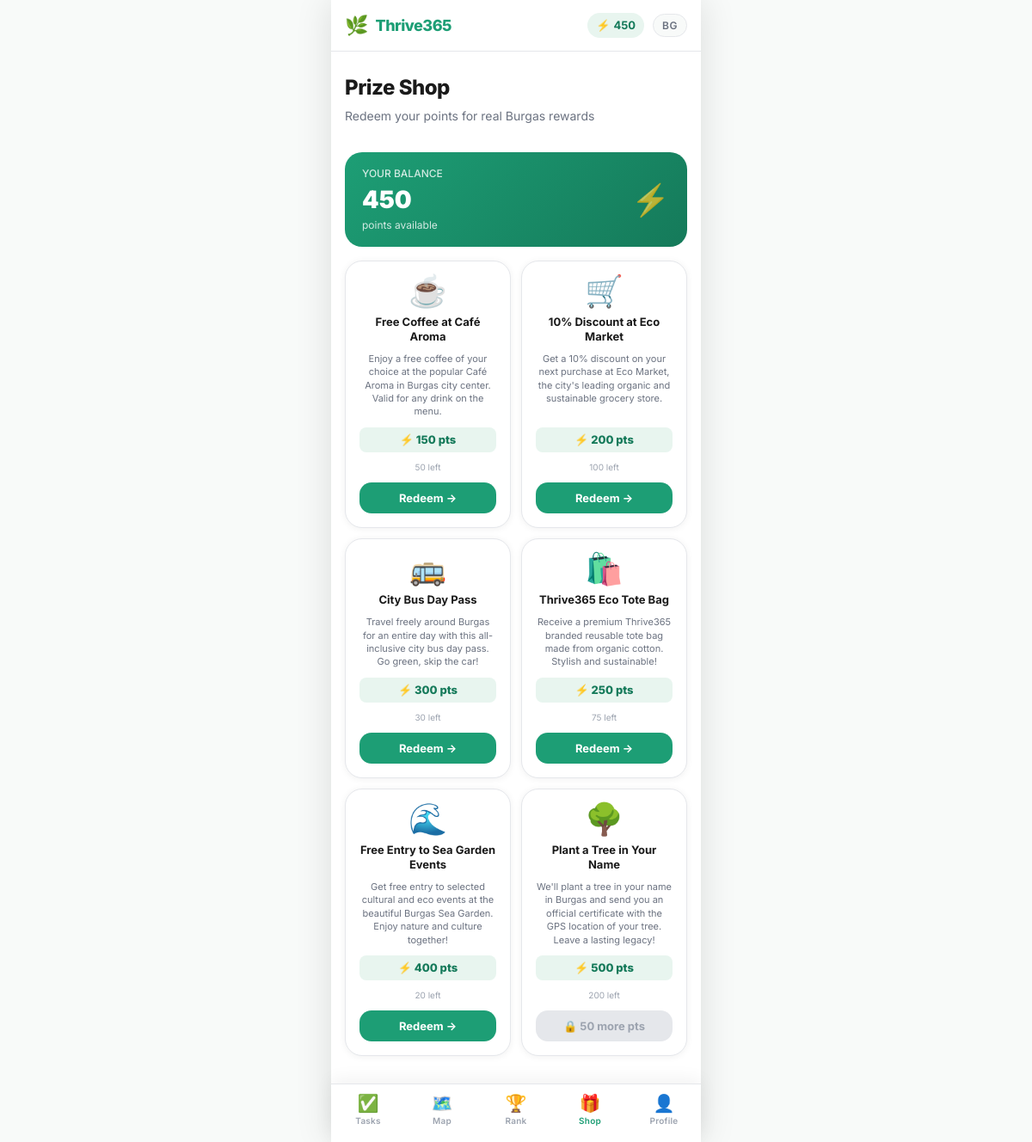
/shop (signed in), run on the app's committed database.
### models.py (models this page shows)
class User(UserMixin, db.Model):
    __tablename__ = 'users'
    id = db.Column(db.Integer, primary_key=True)
    google_id = db.Column(db.String(100), unique=True, nullable=True)
    name = db.Column(db.String(100), nullable=False)
    email = db.Column(db.String(150), unique=True, nullable=False)
    avatar = db.Column(db.String(500), nullable=True)
    points = db.Column(db.Integer, default=0)
    streak = db.Column(db.Integer, default=0)
    last_active_date = db.Column(db.Date, nullable=True)
    language_preference = db.Column(db.String(2), default='en')
    created_at = db.Column(db.DateTime, default=datetime.utcnow)
    completions = db.relationship('TaskCompletion', backref='user', lazy=True, cascade='all, delete-orphan')
    redemptions = db.relationship('Redemption', backref='user', lazy=True, cascade='all, delete-orphan')
    user_badges = db.relationship('UserBadge', backref='user', lazy=True, cascade='all, delete-orphan')

class Prize(db.Model):
    __tablename__ = 'prizes'
    id = db.Column(db.Integer, primary_key=True)
    title_en = db.Column(db.String(200), nullable=False)
    title_bg = db.Column(db.String(200), nullable=False)
    description_en = db.Column(db.Text, nullable=False)
    description_bg = db.Column(db.Text, nullable=False)
    points_cost = db.Column(db.Integer, nullable=False)
    stock = db.Column(db.Integer, default=100)
    image = db.Column(db.String(10), nullable=True)
    redemptions = db.relationship('Redemption', backref='prize', lazy=True)

### app.py (the view)
@app.route('/shop')
@login_required
def shop():
    prizes = Prize.query.all()
    redeemed_ids = {r.prize_id for r in Redemption.query.filter_by(user_id=current_user.id).all()}
    return render_template('shop.html', prizes=prizes, redeemed_ids=redeemed_ids)

### app.py (called while the page is built)
@login_manager.user_loader
def load_user(user_id):
    return db.session.get(User, int(user_id))

def get_lang():
    if current_user.is_authenticated:
        return current_user.language_preference or 'en'
    return session.get('lang', 'en')

@app.context_processor
def inject_globals():
    return {
        'lang': get_lang(),
        'current_year': datetime.now().year,
        'today': date.today(),
        'google_enabled': bool(google),
    }

### templates/shop.html (shortened to what this page needs)
{% extends "base.html" %}
{% block content %}
<div class="page-header">
  <h1 class="page-title">{{ 'Prize Shop' if lang == 'en' else 'Магазин за награди' }}</h1>
  <p class="page-subtitle">{{ 'Redeem your points for real Burgas rewards' if lang == 'en' else 'Използвай точките си за истински награди от Бургас' }}</p>
</div>
<div class="shop-balance">
  <div>
    <div class="shop-balance-label">{{ 'YOUR BALANCE' if lang == 'en' else 'ТВОЯТ БАЛАНС' }}</div>
    <div class="shop-balance-points">{{ current_user.points }}</div>
    <div style="font-size:12px;opacity:0.8;">{{ 'points available' if lang == 'en' else 'точки налични' }}</div>
  </div>
  <div class="shop-balance-icon">⚡</div>
</div>
<div class="prizes-grid">
  {% for prize in prizes %}
  {% set already = prize.id in redeemed_ids %}
  {% set can_afford = current_user.points >= prize.points_cost %}
  {% set in_stock = prize.stock > 0 %}
  <div class="prize-card {% if not in_stock %}out-of-stock{% endif %}" data-prize-id="{{ prize.id }}">
    <div class="prize-emoji">{{ prize.image }}</div>
    <div class="prize-title">{{ prize.title_en if lang == 'en' else prize.title_bg }}</div>
    <div class="prize-desc">{{ prize.description_en if lang == 'en' else prize.description_bg }}</div>
    <div class="prize-cost">⚡ {{ prize.points_cost }} {{ 'pts' if lang == 'en' else 'т.' }}</div>
    <div class="prize-stock">
      {% if in_stock %}
        {{ prize.stock }} {{ 'left' if lang == 'en' else 'остават' }}
      {% else %}
        {{ '⚠️ Out of stock' if lang == 'en' else '⚠️ Изчерпано' }}
      {% endif %}
    </div>
    {% if already %}
    <button class="prize-redeemed-btn">✓ {{ 'Redeemed' if lang == 'en' else 'Използвано' }}</button>
    {% elif not in_stock %}
    <button class="prize-redeem-btn" disabled>{{ 'Out of Stock' if lang == 'en' else 'Изчерпано' }}</button>
    {% elif not can_afford %}
    <button class="prize-redeem-btn" disabled
            title="{{ 'Need %d more points'|format(prize.points_cost - current_user.points) if lang == 'en' else 'Нужни са %d повече точки'|format(prize.points_cost - current_user.points) }}">
      🔒 {{ prize.points_cost - current_user.points }} {{ 'more pts' if lang == 'en' else 'т. още' }}
    </button>
    {% else %}
    <button class="prize-redeem-btn"
            onclick="redeemPrize({{ prize.id }}, '{{ (prize.title_en if lang == 'en' else prize.title_bg)|replace("'","\\'") }}')">
      {{ 'Redeem →' if lang == 'en' else 'Вземи →' }}
    </button>
    {% endif %}
  </div>
  {% endfor %}
</div>
{% endblock %}

### templates/base.html (shortened to what this page needs)
<!DOCTYPE html>
<html lang="{{ lang }}">
<head>
  <link rel="stylesheet" href="{{ url_for('static', filename='css/style.css') }}">
</head>
<body class="{% block body_class %}{% endblock %}">
<div class="page-wrapper">
  <header class="app-header">
    <div class="header-inner">
      <a href="{{ url_for('tasks') if current_user.is_authenticated else url_for('index') }}" class="logo">
        <span class="logo-icon">🌿</span>
        <span class="logo-text">Thrive365</span>
      </a>
      <div class="header-actions">
        {% if current_user.is_authenticated %}
        <div class="points-badge">
          <span>⚡</span>
          <span>{{ current_user.points }}</span>
        </div>
        {% endif %}
        <button class="lang-toggle" onclick="switchLanguage()" title="Switch language">
          {{ 'BG' if lang == 'en' else 'EN' }}
        </button>
      </div>
    </div>
  </header>
  <main class="main-content {% if not current_user.is_authenticated %}no-nav{% endif %}">
    {% block content %}{% endblock %}
  </main>
  {% if current_user.is_authenticated %}
  <nav class="bottom-nav">
    <a href="{{ url_for('tasks') }}" class="nav-item {% if request.endpoint == 'tasks' %}active{% endif %}">
      <span class="nav-icon">✅</span>
      <span class="nav-label">{{ 'Tasks' if lang == 'en' else 'Задачи' }}</span>
    </a>
    <a href="{{ url_for('map_page') }}" class="nav-item {% if request.endpoint == 'map_page' %}active{% endif %}">
      <span class="nav-icon">🗺️</span>
      <span class="nav-label">{{ 'Map' if lang == 'en' else 'Карта' }}</span>
    </a>
    <a href="{{ url_for('leaderboard') }}" class="nav-item {% if request.endpoint == 'leaderboard' %}active{% endif %}">
      <span class="nav-icon">🏆</span>
      <span class="nav-label">{{ 'Rank' if lang == 'en' else 'Класация' }}</span>
    </a>
    <a href="{{ url_for('shop') }}" class="nav-item {% if request.endpoint == 'shop' %}active{% endif %}">
      <span class="nav-icon">🎁</span>
      <span class="nav-label">{{ 'Shop' if lang == 'en' else 'Магазин' }}</span>
    </a>
    <a href="{{ url_for('profile') }}" class="nav-item {% if request.endpoint == 'profile' %}active{% endif %}">
      <span class="nav-icon">👤</span>
      <span class="nav-label">{{ 'Profile' if lang == 'en' else 'Профил' }}</span>
    </a>
  </nav>
  {% endif %}
</div>
</body>
</html>

### data on the page
User: points "450", language_preference "BG", language_preference "Prize Shop", language_preference "Redeem your points for real Burgas rewards", language_preference "YOUR BALANCE", language_preference "points available", language_preference "pts", language_preference "left", language_preference "Redeem →", language_preference "more pts", language_preference "Tasks", language_preference "Map", language_preference "Rank", language_preference "Shop", language_preference "Profile"
Prize: image "☕", title_en.language_preference "Free Coffee at Café Aroma", description_en.language_preference "Enjoy a free coffee of your choice at the popular Café Aroma in Burgas city center. Valid for any drink on the menu.", points_cost "150", stock "50"
Prize: image "🛒", title_en.language_preference "10% Discount at Eco Market", description_en.language_preference "Get a 10% discount on your next purchase at Eco Market, the city's leading organic and sustainable grocery store.", points_cost "200", stock "100"
Prize: image "🚌", title_en.language_preference "City Bus Day Pass", description_en.language_preference "Travel freely around Burgas for an entire day with this all-inclusive city bus day pass. Go green, skip the car!", points_cost "300", stock "30"
Prize: image "🛍️", title_en.language_preference "Thrive365 Eco Tote Bag", description_en.language_preference "Receive a premium Thrive365 branded reusable tote bag made from organic cotton. Stylish and sustainable!", points_cost "250", stock "75"
Prize: image "🌊", title_en.language_preference "Free Entry to Sea Garden Events", description_en.language_preference "Get free entry to selected cultural and eco events at the beautiful Burgas Sea Garden. Enjoy nature and culture together!", points_cost "400", stock "20"
Prize: image "🌳", title_en.language_preference "Plant a Tree in Your Name", description_en.language_preference "We'll plant a tree in your name in Burgas and send you an official certificate with the GPS location of your tree. Leave a lasting legacy!", points_cost "500", stock "200", prize.points_cost-current_user.points "50"
